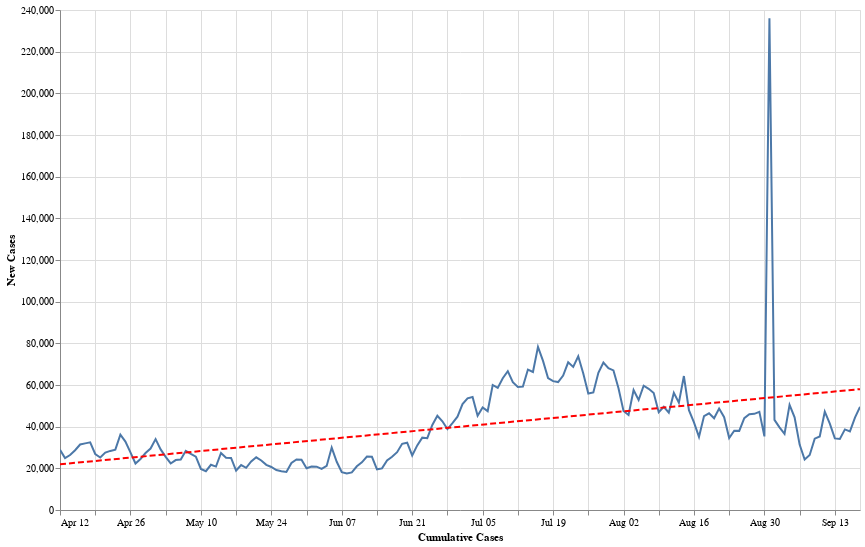

The notebook cell this image was saved under:
### Code cell
data = country_level
state = alt.Chart(data[data['Country'] == 'US'].sort_values('Date').tail(160)).mark_line().encode(
    alt.X('Date:T', axis=alt.Axis(title='Cumulative Cases')),
    alt.Y('Confirmed_New:Q', axis=alt.Axis(title='New Cases'))
)
reg = state.transform_regression("Date", "Confirmed_New", method="linear").mark_line(color='red', strokeDash=[6,3])
(state+reg).properties(width=800, height=500).interactive()

### Figure 1 — Vega-Lite specification as saved in the notebook (floating-point values rounded to 4 significant figures; data arrays with more than 128 entries replaced by an {"elided": "..."} marker saying what was removed)
{"config": {"view": {"continuousWidth": 400, "continuousHeight": 300}}, "layer": [{"mark": "line", "encoding": {"x": {"type": "temporal", "axis": {"title": "Cumulative Cases"}, "field": "Date"}, "y": {"type": "quantitative", "axis": {"title": "New Cases"}, "field": "Confirmed_New"}}, "selection": {"selector002": {"type": "interval", "bind": "scales", "encodings": ["x", "y"]}}}, {"mark": {"type": "line", "color": "red", "strokeDash": [6, 3]}, "encoding": {"x": {"type": "temporal", "axis": {"title": "Cumulative Cases"}, "field": "Date"}, "y": {"type": "quantitative", "axis": {"title": "New Cases"}, "field": "Confirmed_New"}}, "transform": [{"on": "Date", "regression": "Confirmed_New", "method": "linear"}]}], "data": {"name": "data-c6d6965fa7d2675fe80fe460936c110e"}, "height": 500, "width": 800, "$schema": "https://vega.github.io/schema/vega-lite/v4.0.2.json", "datasets": {"data-c6d6965fa7d2675fe80fe460936c110e": {"elided": "160 records"}}}
